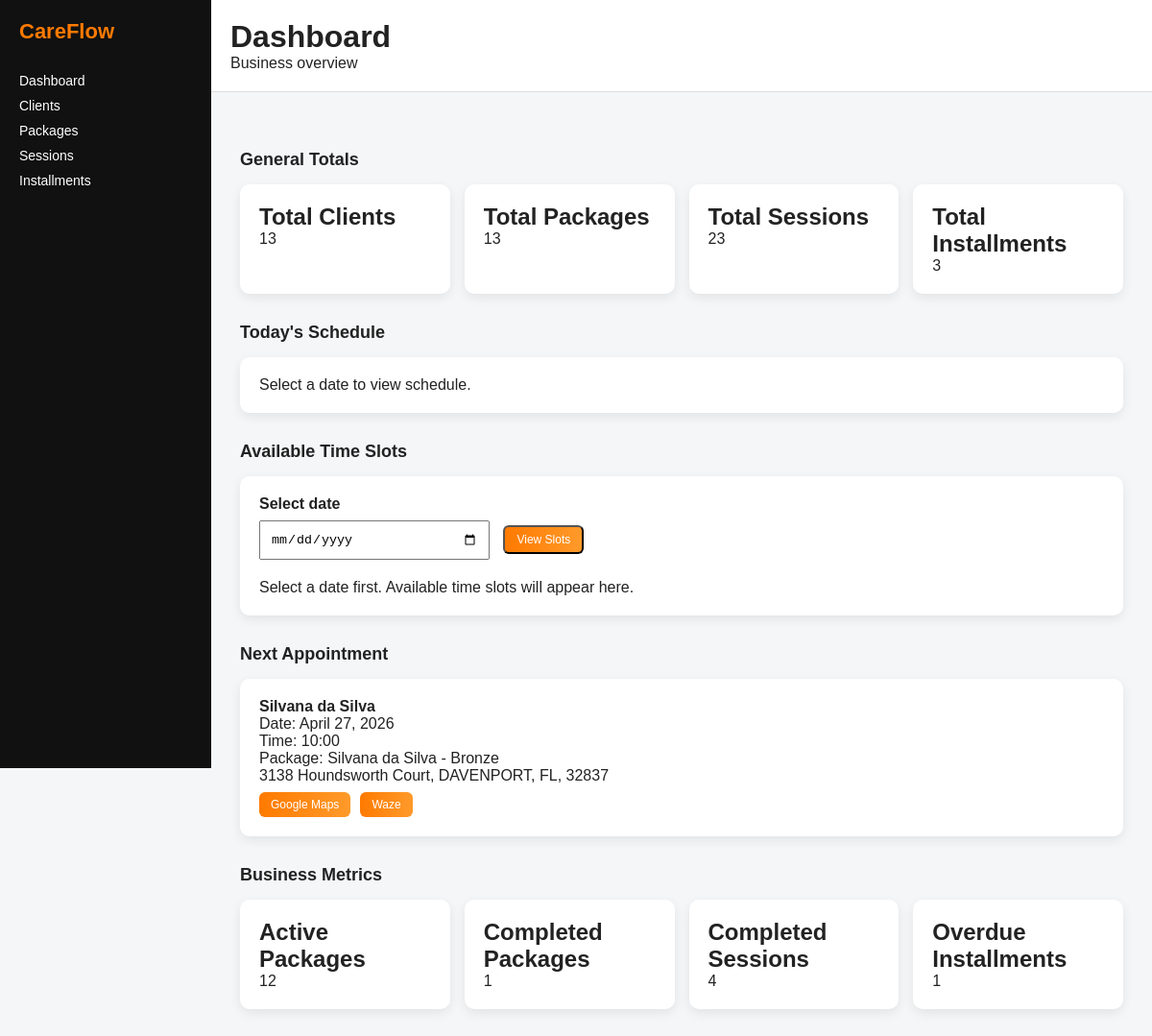
The page / on the database its author committed.
### sessions_app/models.py (models this page shows, shortened)
class Session(models.Model):
    STATUS_CHOICES = [
        ('scheduled', 'Scheduled'),
        ('completed', 'Completed'),
        ('cancelled', 'Cancelled'),
        ('no_show', 'No-show'),
    ]
    client = models.ForeignKey(Client, on_delete=models.CASCADE, related_name='sessions')
    package = models.ForeignKey(Package, on_delete=models.CASCADE, related_name='sessions')
    scheduled_date = models.DateField()
    scheduled_time = models.TimeField()
    status = models.CharField(max_length=20, choices=STATUS_CHOICES, default='scheduled')
    notes = models.TextField(blank=True, null=True)
    duration_minutes = models.PositiveIntegerField(default=60)
    created_at = models.DateTimeField(auto_now_add=True)
    class Meta:
        ordering = ['scheduled_date', 'scheduled_time']

### clients/models.py (models this page shows, shortened)
class Client(models.Model):
    STATUS_CHOICES = [
        ('active', 'Active'),
        ('paused', 'Paused'),
        ('inactive', 'Inactive'),
    ]
    full_name = models.CharField(max_length=255)
    email = models.EmailField(blank=True, null=True)
    phone = models.CharField(max_length=20)
    notes = models.TextField(blank=True, null=True)
    street = models.CharField(max_length=255, blank=True, null=True)
    city = models.CharField(max_length=100, blank=True, null=True)
    state = models.CharField(max_length=50, blank=True, null=True)
    zip_code = models.CharField(max_length=20, blank=True, null=True)
    status = models.CharField(max_length=10, choices=STATUS_CHOICES, default='active')
    created_at = models.DateTimeField(auto_now_add=True)

### packages/models.py (models this page shows, shortened)
class Package(models.Model):
    STATUS_CHOICES = [
        ('active', 'Active'),
        ('completed', 'Completed'),
        ('expired', 'Expired'),
        ('cancelled', 'Cancelled'),
    ]
    PACKAGE_TYPE_CHOICES = [
        ('single', 'Single'),
        ('bronze', 'Bronze'),
        ('silver', 'Silver'),
        ('gold', 'Gold'),
    ]
    BILLING_TYPE_CHOICES = [
        ('full', 'Full'),
        ('installment', 'Installment'),
    ]
    PAYMENT_METHOD_CHOICES = [
        ('card', 'Card'),
        ('zelle', 'Zelle'),
        ('cash', 'Cash'),
    ]
    client = models.ForeignKey(Client, on_delete=models.CASCADE, related_name='packages')
    package_type = models.CharField(max_length=20, choices=PACKAGE_TYPE_CHOICES)
    total_sessions = models.PositiveIntegerField()
    sessions_used = models.PositiveIntegerField(default=0)
    total_price = models.DecimalField(max_digits=10, decimal_places=2)
    billing_type = models.CharField(max_length=20, choices=BILLING_TYPE_CHOICES)
    payment_method = models.CharField(max_length=20, choices=PAYMENT_METHOD_CHOICES)
    installment_count = models.PositiveIntegerField(default=1)
    start_date = models.DateField()
    end_date = models.DateField()
    status = models.CharField(max_length=20, choices=STATUS_CHOICES, default='active')
    notes = models.TextField(blank=True, null=True)
    created_at = models.DateTimeField(auto_now_add=True)
    class Meta:
        ordering = ['-created_at']
    def __str__(self):
        return f"{self.client.full_name} - {self.get_package_type_display()}"

### frontend/views.py (the view, shortened to what this page needs)
# urls.py: path('', dashboard, name='dashboard'),
def dashboard(request):
    today = timezone.now().date()
    selected_date = request.GET.get('date')
    if selected_date:
        try:
            base_date = datetime.strptime(selected_date, "%Y-%m-%d").date()
        except ValueError:
            base_date = today
            selected_date = ""
    else:
        base_date = None
    next_session = (
        Session.objects
        .filter(
            status='scheduled',
            scheduled_date__gte=today,
            client__street__isnull=False
        )
        .exclude(client__street='')
        .select_related('client', 'package')
        .order_by('scheduled_date', 'scheduled_time')
        .first()
    )
    today_sessions = Session.objects.none()
    available_slots = []
    google_maps_url = None
    waze_url = None
    if next_session:
        client = next_session.client
        full_address = f"{client.street}, {client.city}, {client.state}, {client.zip_code}"
        encoded_address = quote_plus(full_address)
        google_maps_url = f"https://www.google.com/maps/search/?api=1&query={encoded_address}"
        waze_url = f"https://waze.com/ul?q={encoded_address}"
    context = {
        'total_clients': Client.objects.count(),
        'total_packages': Package.objects.count(),
        'total_sessions': Session.objects.count(),
        'total_installments': Installment.objects.count(),
        'active_packages': Package.objects.filter(status='active').count(),
        'completed_packages': Package.objects.filter(status='completed').count(),
        'completed_sessions': Session.objects.filter(status='completed').count(),
        'overdue_installments': Installment.objects.filter(status='overdue').count(),
        'next_session': next_session,
        'today_sessions': today_sessions,
        'available_slots': available_slots,
        'base_date': base_date,
        'selected_date': selected_date,
        'google_maps_url': google_maps_url,
        'waze_url': waze_url,
    }
    return render(request, 'dashboard.html', context)

### frontend/templates/dashboard.html (shortened to what this page needs)
{% load static %}
<!DOCTYPE html>
<html>
<head>
    <link rel="stylesheet" href="{% static 'css/main.css' %}">
</head>
<body>
<div class="layout">
    <aside class="sidebar" id="sidebar">
        <div class="logo">CareFlow</div>
        <nav class="menu">
            <a href="{% url 'dashboard' %}" onclick="closeSidebarOnMobile()">Dashboard</a>
            <a href="{% url 'clients_list' %}" onclick="closeSidebarOnMobile()">Clients</a>
            <a href="{% url 'packages_list' %}" onclick="closeSidebarOnMobile()">Packages</a>
            <a href="{% url 'sessions_list' %}" onclick="closeSidebarOnMobile()">Sessions</a>
            <a href="{% url 'installments_list' %}" onclick="closeSidebarOnMobile()">Installments</a>
        </nav>
    </aside>
    <div class="main-area">
        <header class="topbar">
            <div class="topbar-left">
                <h1>Dashboard</h1>
            </div>
            <p>Business overview</p>
        </header>
        <main class="content">
            <h2 class="section-title">General Totals</h2>
            <div class="cards">
                <div class="card">
                    <h2>Total Clients</h2>
                    <p>{{ total_clients }}</p>
                </div>
                <div class="card">
                    <h2>Total Packages</h2>
                    <p>{{ total_packages }}</p>
                </div>
                <div class="card">
                    <h2>Total Sessions</h2>
                    <p>{{ total_sessions }}</p>
                </div>
                <div class="card">
                    <h2>Total Installments</h2>
                    <p>{{ total_installments }}</p>
                </div>
            </div>
            <h2 class="section-title">Today's Schedule</h2>
            {% if base_date %}
                {% if today_sessions %}
                    <div class="schedule-list">
                        {% for session in today_sessions %}
                            <div class="schedule-item">
                                <div class="schedule-time">
                                    {{ session.scheduled_time|time:"H:i" }}
                                </div>
                                <div class="schedule-info">
                                    <div class="schedule-header">
                                        <div class="schedule-client">
                                            {{ session.client.full_name }}
                                        </div>
                                        <div class="session-counter">
                                            {{ session.package.sessions_used }}/{{ session.package.total_sessions }}
                                        </div>
                                    </div>
                                    <div class="schedule-package">
                                        {{ session.package }}
                                    </div>
                                    <div class="schedule-address">
                                        {{ session.client.street }}, {{ session.client.city }}, {{ session.client.state }}, {{ session.client.zip_code }}
                                    </div>
                                    <div class="action-buttons">
                                        <a href="https://www.google.com/maps/search/?api=1&query={{ session.client.street|urlencode }}%20{{ session.client.city|urlencode }}%20{{ session.client.state|urlencode }}" target="_blank" class="btn-map">
                                            Maps
                                        </a>
                                        <a href="https://waze.com/ul?q={{ session.client.street|urlencode }}%20{{ session.client.city|urlencode }}%20{{ session.client.state|urlencode }}" target="_blank" class="btn-map">
                                            Waze
                                        </a>
                                    </div>
                                </div>
                            </div>
                        {% endfor %}
                    </div>
                {% else %}
                    <div class="card">
                        <h2>No sessions for this date</h2>
                    </div>
                {% endif %}
            {% else %}
                <div class="card">
                    <p>Select a date to view schedule.</p>
                </div>
            {% endif %}
            <h2 class="section-title">Available Time Slots</h2>
            <div class="card">
                <form method="GET" style="margin-bottom: 20px;">
                    <label><strong>Select date</strong></label><br>
                    <input type="date" name="date" value="{{ selected_date }}" min="{{ today|date:'Y-m-d' }}" style="width: 240px; padding: 10px; margin-top: 8px;">
                    <button type="submit" class="btn-map" style="margin-left: 10px;">View Slots</button>
                </form>
                {% if selected_date %}
                    <h3>Available for {{ base_date }}</h3>
                    {% if available_slots %}
                        <div class="slots-grid">
                            {% for slot in available_slots %}
                                <a class="slot-button"
                                    href="/schedule/create/?date={{ base_date|date:'Y-m-d' }}&time={{ slot|time:'H:i:s' }}">
                                    {{ slot|time:"H:i" }}
                                </a>
                            {% endfor %}
                        </div>
                    {% else %}
                        <p>No available slots for this date.</p>
                    {% endif %}
                {% else %}
                    <p>Select a date first. Available time slots will appear here.</p>
                {% endif %}
            </div>
            <h2 class="section-title">Next Appointment</h2>
            {% if next_session %}
                <div class="card">
                    <p><strong>{{ next_session.client.full_name }}</strong></p>
                    <p>Date: {{ next_session.scheduled_date }}</p>
                    <p>Time: {{ next_session.scheduled_time|time:"H:i" }}</p>
                    <p>Package: {{ next_session.package }}</p>
                    <p>
                        {{ next_session.client.street }},
                        {{ next_session.client.city }},
                        {{ next_session.client.state }},
                        {{ next_session.client.zip_code }}
                    </p>
                    <div class="action-buttons">
                        <a href="{{ google_maps_url }}" target="_blank" class="btn-map">Google Maps</a>
                        <a href="{{ waze_url }}" target="_blank" class="btn-map">Waze</a>
                    </div>
                </div>
            {% else %}
                <div class="card">
                    <p>No upcoming session</p>
                </div>
            {% endif %}
            <h2 class="section-title">Business Metrics</h2>
            <div class="cards">
                <div class="card">
                    <h2>Active Packages</h2>
                    <p>{{ active_packages }}</p>
                </div>
                <div class="card">
                    <h2>Completed Packages</h2>
                    <p>{{ completed_packages }}</p>
                </div>
                <div class="card">
                    <h2>Completed Sessions</h2>
                    <p>{{ completed_sessions }}</p>
                </div>
                <div class="card">
                    <h2>Overdue Installments</h2>
                    <p>{{ overdue_installments }}</p>
                </div>
            </div>
        </main>
    </div>
</div>
</body>
</html>

### frontend/static/css/main.css (style rules this page uses)
* { margin: 0; padding: 0; box-sizing: border-box; }
body { font-family: Arial, sans-serif; background-color: #f4f6f8; color: #222; }
.layout { display: flex; }
.sidebar { width: 220px; background: #111; color: white; height: 100vh; padding: 20px; position: fixed; }
.sidebar .logo { font-size: 22px; font-weight: bold; color: #ff7a00; margin-bottom: 30px; }
.menu a { display: block; color: white; text-decoration: none; margin: 10px 0; font-size: 14px; }
.main-area { margin-left: 220px; width: 100%; }
.topbar { background: #fff; padding: 20px; border-bottom: 1px solid #ddd; }
.topbar-left { display: flex; align-items: center; gap: 15px; }
.content { padding: 30px; }
.section-title { margin-top: 30px; margin-bottom: 15px; font-size: 18px; }
.cards { display: grid; grid-template-columns: repeat(4, 1fr); gap: 15px; }
.card { background: white; border-radius: 10px; padding: 20px; box-shadow: 0 4px 12px rgba(0,0,0,0.08); }
.action-buttons { margin-top: 8px; display: flex; gap: 10px; }
.btn-map { display: inline-block; background: linear-gradient(90deg, #ff7a00, #ff9a2a); color: white; text-decoration: none; padding: 6px 12px; border-radius: 6px; font-size: 12px; }

### rows shown on the page
Session: client.full_name "Silvana da Silva", scheduled_date "April 27, 2026", scheduled_time "10:00", package "Silvana da Silva - Bronze", client.street "3138 Houndsworth Court", client.city "DAVENPORT", client.state "FL", client.zip_code "32837"

### other values the page prints
{{ total_clients }} "13"
{{ total_packages }} "13"
{{ total_sessions }} "23"
{{ total_installments }} "3"
{{ active_packages }} "12"
{{ completed_packages }} "1"
{{ completed_sessions }} "4"
{{ overdue_installments }} "1"
